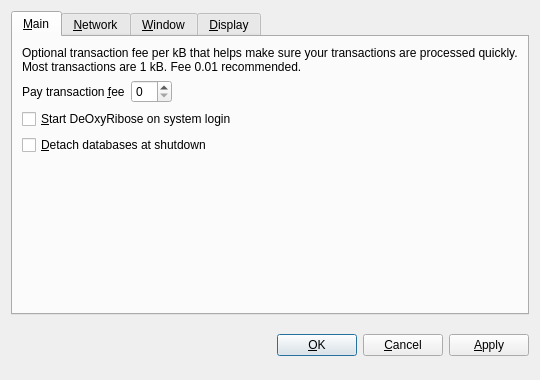
<?xml version="1.0" encoding="UTF-8"?>
<ui version="4.0">
 <class>OptionsDialog</class>
 <widget class="QDialog" name="OptionsDialog">
  <property name="geometry">
   <rect>
    <x>0</x>
    <y>0</y>
    <width>540</width>
    <height>380</height>
   </rect>
  </property>
  <property name="windowTitle">
   <string>Options</string>
  </property>
  <property name="modal">
   <bool>true</bool>
  </property>
  <layout class="QVBoxLayout" name="verticalLayout">
   <item>
    <widget class="QTabWidget" name="tabWidget">
     <property name="tabPosition">
      <enum>QTabWidget::North</enum>
     </property>
     <property name="currentIndex">
      <number>0</number>
     </property>
     <widget class="QWidget" name="tabMain">
      <attribute name="title">
       <string>&amp;Main</string>
      </attribute>
      <layout class="QVBoxLayout" name="verticalLayout_Main">
       <item>
        <widget class="QLabel" name="transactionFeeInfoLabel">
         <property name="text">
          <string>Optional transaction fee per kB that helps make sure your transactions are processed quickly. Most transactions are 1 kB. Fee 0.01 recommended.</string>
         </property>
         <property name="textFormat">
          <enum>Qt::PlainText</enum>
         </property>
         <property name="wordWrap">
          <bool>true</bool>
         </property>
        </widget>
       </item>
       <item>
        <layout class="QHBoxLayout" name="horizontalLayout_Main">
         <item>
          <widget class="QLabel" name="transactionFeeLabel">
           <property name="text">
            <string>Pay transaction &amp;fee</string>
           </property>
           <property name="textFormat">
            <enum>Qt::PlainText</enum>
           </property>
           <property name="buddy">
            <cstring>transactionFee</cstring>
           </property>
          </widget>
         </item>
         <item>
          <widget class="DeOxyRiboseAmountField" name="transactionFee"/>
         </item>
         <item>
          <spacer name="horizontalSpacer_Main">
           <property name="orientation">
            <enum>Qt::Horizontal</enum>
           </property>
           <property name="sizeHint" stdset="0">
            <size>
             <width>40</width>
             <height>20</height>
            </size>
           </property>
          </spacer>
         </item>
        </layout>
       </item>
       <item>
        <widget class="QCheckBox" name="xnaAtStartup">
         <property name="toolTip">
          <string>Automatically start DeOxyRibose after logging in to the system.</string>
         </property>
         <property name="text">
          <string>&amp;Start DeOxyRibose on system login</string>
         </property>
        </widget>
       </item>
       <item>
        <widget class="QCheckBox" name="detachDatabases">
         <property name="toolTip">
          <string>Detach block and address databases at shutdown. This means they can be moved to another data directory, but it slows down shutdown. The wallet is always detached.</string>
         </property>
         <property name="text">
          <string>&amp;Detach databases at shutdown</string>
         </property>
        </widget>
       </item>
       <item>
        <spacer name="verticalSpacer_Main">
         <property name="orientation">
          <enum>Qt::Vertical</enum>
         </property>
         <property name="sizeHint" stdset="0">
          <size>
           <width>20</width>
           <height>40</height>
          </size>
         </property>
        </spacer>
       </item>
      </layout>
     </widget>
     <widget class="QWidget" name="tabNetwork">
      <attribute name="title">
       <string>&amp;Network</string>
      </attribute>
      <layout class="QVBoxLayout" name="verticalLayout_Network">
       <item>
        <widget class="QCheckBox" name="mapPortUpnp">
         <property name="toolTip">
          <string>Automatically open the DeOxyRibose client port on the router. This only works when your router supports UPnP and it is enabled.</string>
         </property>
         <property name="text">
          <string>Map port using &amp;UPnP</string>
         </property>
        </widget>
       </item>
       <item>
        <widget class="QCheckBox" name="connectSocks">
         <property name="toolTip">
          <string>Connect to the DeOxyRibose network through a SOCKS proxy (e.g. when connecting through Tor).</string>
         </property>
         <property name="text">
          <string>&amp;Connect through SOCKS proxy:</string>
         </property>
        </widget>
       </item>
       <item>
        <layout class="QHBoxLayout" name="horizontalLayout_Network">
         <item>
          <widget class="QLabel" name="proxyIpLabel">
           <property name="text">
            <string>Proxy &amp;IP:</string>
           </property>
           <property name="textFormat">
            <enum>Qt::PlainText</enum>
           </property>
           <property name="buddy">
            <cstring>proxyIp</cstring>
           </property>
          </widget>
         </item>
         <item>
          <widget class="QValidatedLineEdit" name="proxyIp">
           <property name="maximumSize">
            <size>
             <width>140</width>
             <height>16777215</height>
            </size>
           </property>
           <property name="toolTip">
            <string>IP address of the proxy (e.g. 127.0.0.1)</string>
           </property>
          </widget>
         </item>
         <item>
          <widget class="QLabel" name="proxyPortLabel">
           <property name="text">
            <string>&amp;Port:</string>
           </property>
           <property name="textFormat">
            <enum>Qt::PlainText</enum>
           </property>
           <property name="buddy">
            <cstring>proxyPort</cstring>
           </property>
          </widget>
         </item>
         <item>
          <widget class="QLineEdit" name="proxyPort">
           <property name="maximumSize">
            <size>
             <width>55</width>
             <height>16777215</height>
            </size>
           </property>
           <property name="toolTip">
            <string>Port of the proxy (e.g. 9050)</string>
           </property>
          </widget>
         </item>
         <item>
          <widget class="QLabel" name="socksVersionLabel">
           <property name="text">
            <string>SOCKS &amp;Version:</string>
           </property>
           <property name="textFormat">
            <enum>Qt::PlainText</enum>
           </property>
           <property name="buddy">
            <cstring>socksVersion</cstring>
           </property>
          </widget>
         </item>
         <item>
          <widget class="QValueComboBox" name="socksVersion">
           <property name="toolTip">
            <string>SOCKS version of the proxy (e.g. 5)</string>
           </property>
          </widget>
         </item>
         <item>
          <spacer name="horizontalSpacer_Network">
           <property name="orientation">
            <enum>Qt::Horizontal</enum>
           </property>
           <property name="sizeHint" stdset="0">
            <size>
             <width>40</width>
             <height>20</height>
            </size>
           </property>
          </spacer>
         </item>
        </layout>
       </item>
       <item>
        <spacer name="verticalSpacer_Network">
         <property name="orientation">
          <enum>Qt::Vertical</enum>
         </property>
         <property name="sizeHint" stdset="0">
          <size>
           <width>20</width>
           <height>40</height>
          </size>
         </property>
        </spacer>
       </item>
      </layout>
     </widget>
     <widget class="QWidget" name="tabWindow">
      <attribute name="title">
       <string>&amp;Window</string>
      </attribute>
      <layout class="QVBoxLayout" name="verticalLayout_Window">
       <item>
        <widget class="QCheckBox" name="minimizeToTray">
         <property name="toolTip">
          <string>Show only a tray icon after minimizing the window.</string>
         </property>
         <property name="text">
          <string>&amp;Minimize to the tray instead of the taskbar</string>
         </property>
        </widget>
       </item>
       <item>
        <widget class="QCheckBox" name="minimizeOnClose">
         <property name="toolTip">
          <string>Minimize instead of exit the application when the window is closed. When this option is enabled, the application will be closed only after selecting Quit in the menu.</string>
         </property>
         <property name="text">
          <string>M&amp;inimize on close</string>
         </property>
        </widget>
       </item>
       <item>
        <spacer name="verticalSpacer_Window">
         <property name="orientation">
          <enum>Qt::Vertical</enum>
         </property>
         <property name="sizeHint" stdset="0">
          <size>
           <width>20</width>
           <height>40</height>
          </size>
         </property>
        </spacer>
       </item>
      </layout>
     </widget>
     <widget class="QWidget" name="tabDisplay">
      <attribute name="title">
       <string>&amp;Display</string>
      </attribute>
      <layout class="QVBoxLayout" name="verticalLayout_Display">
       <item>
        <layout class="QHBoxLayout" name="horizontalLayout_1_Display">
         <item>
          <widget class="QLabel" name="langLabel">
           <property name="text">
            <string>User Interface &amp;language:</string>
           </property>
           <property name="textFormat">
            <enum>Qt::PlainText</enum>
           </property>
           <property name="buddy">
            <cstring>lang</cstring>
           </property>
          </widget>
         </item>
         <item>
          <widget class="QValueComboBox" name="lang">
           <property name="toolTip">
            <string>The user interface language can be set here. This setting will take effect after restarting DeOxyRibose.</string>
           </property>
          </widget>
         </item>
        </layout>
       </item>
       <item>
        <layout class="QHBoxLayout" name="horizontalLayout_2_Display">
         <item>
          <widget class="QLabel" name="unitLabel">
           <property name="text">
            <string>&amp;Unit to show amounts in:</string>
           </property>
           <property name="textFormat">
            <enum>Qt::PlainText</enum>
           </property>
           <property name="buddy">
            <cstring>unit</cstring>
           </property>
          </widget>
         </item>
         <item>
          <widget class="QValueComboBox" name="unit">
           <property name="toolTip">
            <string>Choose the default subdivision unit to show in the interface and when sending coins.</string>
           </property>
          </widget>
         </item>
        </layout>
       </item>
       <item>
        <widget class="QCheckBox" name="displayAddresses">
         <property name="toolTip">
          <string>Whether to show DeOxyRibose addresses in the transaction list or not.</string>
         </property>
         <property name="text">
          <string>&amp;Display addresses in transaction list</string>
         </property>
        </widget>
       </item>
       <item>
        <widget class="QCheckBox" name="coinControlFeatures">
         <property name="toolTip">
          <string>Whether to show coin control features or not.</string>
         </property>
         <property name="text">
          <string>Display coin &amp;control features (experts only!)</string>
         </property>
        </widget>
       </item>
       <item>
        <spacer name="verticalSpacer_Display">
         <property name="orientation">
          <enum>Qt::Vertical</enum>
         </property>
         <property name="sizeHint" stdset="0">
          <size>
           <width>20</width>
           <height>40</height>
          </size>
         </property>
        </spacer>
       </item>
      </layout>
     </widget>
    </widget>
   </item>
   <item>
    <layout class="QHBoxLayout" name="horizontalLayout_Buttons">
     <item>
      <spacer name="horizontalSpacer_1">
       <property name="orientation">
        <enum>Qt::Horizontal</enum>
       </property>
       <property name="sizeHint" stdset="0">
        <size>
         <width>40</width>
         <height>48</height>
        </size>
       </property>
      </spacer>
     </item>
     <item>
      <widget class="QLabel" name="statusLabel">
       <property name="font">
        <font>
         <weight>75</weight>
         <bold>true</bold>
        </font>
       </property>
       <property name="text">
        <string/>
       </property>
       <property name="textFormat">
        <enum>Qt::PlainText</enum>
       </property>
       <property name="wordWrap">
        <bool>true</bool>
       </property>
      </widget>
     </item>
     <item>
      <spacer name="horizontalSpacer_2">
       <property name="orientation">
        <enum>Qt::Horizontal</enum>
       </property>
       <property name="sizeHint" stdset="0">
        <size>
         <width>40</width>
         <height>48</height>
        </size>
       </property>
      </spacer>
     </item>
     <item>
      <widget class="QPushButton" name="okButton">
       <property name="text">
        <string>&amp;OK</string>
       </property>
      </widget>
     </item>
     <item>
      <widget class="QPushButton" name="cancelButton">
       <property name="text">
        <string>&amp;Cancel</string>
       </property>
       <property name="autoDefault">
        <bool>false</bool>
       </property>
      </widget>
     </item>
     <item>
      <widget class="QPushButton" name="applyButton">
       <property name="text">
        <string>&amp;Apply</string>
       </property>
       <property name="autoDefault">
        <bool>false</bool>
       </property>
      </widget>
     </item>
    </layout>
   </item>
  </layout>
 </widget>
 <customwidgets>
  <customwidget>
   <class>DeOxyRiboseAmountField</class>
   <extends>QSpinBox</extends>
   <header>xnaamountfield.h</header>
  </customwidget>
  <customwidget>
   <class>QValueComboBox</class>
   <extends>QComboBox</extends>
   <header>qvaluecombobox.h</header>
  </customwidget>
  <customwidget>
   <class>QValidatedLineEdit</class>
   <extends>QLineEdit</extends>
   <header>qvalidatedlineedit.h</header>
  </customwidget>
 </customwidgets>
 <resources/>
 <connections/>
</ui>
